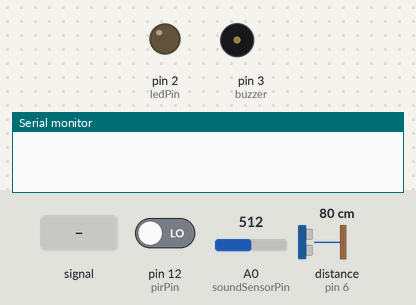
Simulated run of this sketch. Board: Arduino Uno, built with avr-gcc and run on an emulated ATmega328P. Parts: output pins drawn as LEDs (lit = HIGH), buzzer (waves = sounding, pin HIGH), the last lines printed to the serial monitor. Dashed ring = blinking. The inputs (shaded band) are chosen by the test bench; at power-on: pin 12 (pirPin) LOW, A0 (soundSensorPin) = 512, distance to the obstacle (sensor on pin 6) 80 cm. The echo pulse lasts 58.3 µs per cm; the modem accepts every AT command (registered, SIM ready, sends succeed) and sends nothing else; pins used as bus, display or sensor lines are not drawn.

Above: at 6.2 s.
6.3 s: A0 (soundSensorPin) fed a 1000 Hz sine of ±255 counts around its level
At 9.3 s:
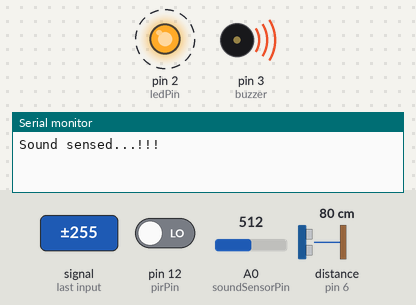
10.3 s: pin 12 (pirPin) driven HIGH
At 10.9 s:
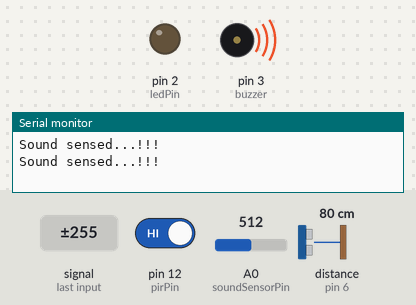
13.3 s: pin 12 (pirPin) driven LOW
At 16.2 s:
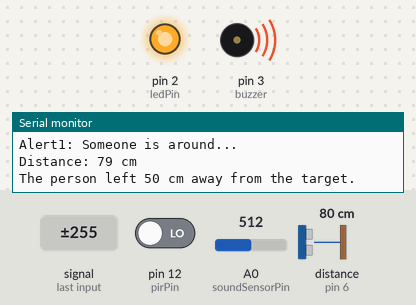
16.9 s: A0 (soundSensorPin) set to 306
At 17.9 s:
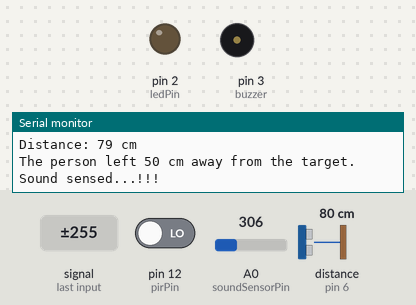
18.4 s: A0 (soundSensorPin) set to 515
20.2 s: A0 (soundSensorPin) set to 541
At 21.8 s:
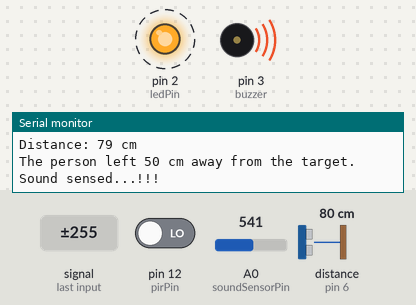
Timing chart, 0 to 25.2 s (numbered marks = the images above; inputs shaded):
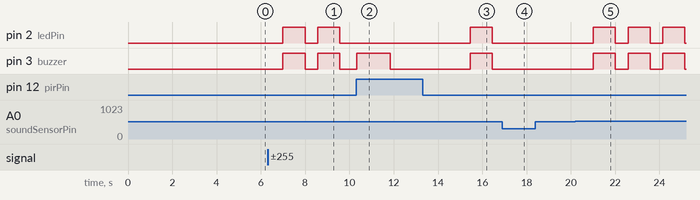

Measured:
- the behaviour switches between 533 and 534 on A0 (soundSensorPin) (found by bisection; images 4 and 5)
- after the input at 6.3 s, pin 2 (ledPin), pin 3 (buzzer): alternates HIGH for 1.0 s and LOW for 0.57 s, starting after 0.70 s
- after the input at 10.3 s, pin 2 (ledPin): stays LOW (without the input it goes to HIGH after 0.84 s)
- after the input at 13.3 s, pin 2 (ledPin): LOW → HIGH after 2.1 s, → LOW 1.0 s later
- after the input at 16.9 s, pin 2 (ledPin), pin 3 (buzzer): stays LOW (without the input it goes to HIGH after 0.12 s)
- after the input at 18.4 s, every drawn part: stays the same
- after the input at 20.2 s, pin 2 (ledPin), pin 3 (buzzer): alternates HIGH for 1.0 s and LOW for 0.57 s, starting after 0.81 s

The sketch:

sound_motion.ino
```cpp
#include <SoftwareSerial.h>
SoftwareSerial mysim(10, 11);  // GSM modem pins

String smstextsound;
String smstextultra;
String smstextmotion;

const int soundSensorPin = A0; // Sound sensor pin
const int pirPin = 12;         // Motion sensor pin
const int trigPin = 5;         // Ultrasonic sensor trig pin
const int echoPin = 6;         // Ultrasonic sensor echo pin
const int buzzer = 3;          // Buzzer pin
const int ledPin = 2;          // LED pin

int motion;
long duration;
int distance;
bool objectDetected = false;

unsigned long lastSoundTime = 0;
unsigned long lastMotionTime = 0;
const unsigned long soundInterval = 1000;  // Interval between sound checks in milliseconds
const unsigned long motionInterval = 200;  // Interval between motion checks in milliseconds

void setup() {
  pinMode(pirPin, INPUT);
  pinMode(trigPin, OUTPUT);
  pinMode(echoPin, INPUT);
  pinMode(buzzer, OUTPUT);
  pinMode(ledPin, OUTPUT);
  digitalWrite(buzzer, LOW);
  digitalWrite(ledPin, LOW);
  Serial.begin(9600);
  mysim.begin(9600);
  delay(5000);
}

void loop() {
  unsigned long currentMillis = millis();

  // Sound Sensor Check
  if (currentMillis - lastSoundTime >= soundInterval) {
    lastSoundTime = currentMillis;
    int sensorValue = readSoundSensor();
    if (sensorValue > 533) {
      handleSoundDetected();
    }
  }

  // Motion Sensor Check
  if (currentMillis - lastMotionTime >= motionInterval) {
    lastMotionTime = currentMillis;
    motion = readMotionSensor();
    if (motion) {
      handleMotionDetected();
    }
  }
}

int readSoundSensor() {
  return analogRead(soundSensorPin);
}

int readMotionSensor() {
  return digitalRead(pirPin);
}

void handleSoundDetected() {
  digitalWrite(buzzer, HIGH);
  digitalWrite(ledPin, HIGH);
  delay(1000);
  digitalWrite(buzzer, LOW);
  digitalWrite(ledPin, LOW);
  smstextsound = "\nSound sensed...!!!";
  sendSMS(smstextsound);
  Serial.println(smstextsound);
}

void handleMotionDetected() {
  objectDetected = true;
  smstextmotion = "\nAlert1: Someone is around...";
  digitalWrite(buzzer, HIGH);
  delay(1500);
  digitalWrite(buzzer, LOW);
  delay(2000);
  sendSMS(smstextmotion);
  Serial.println(smstextmotion);

  digitalWrite(trigPin, LOW);
  delayMicroseconds(2);
  digitalWrite(trigPin, HIGH);
  delayMicroseconds(10);
  digitalWrite(trigPin, LOW);

  duration = pulseIn(echoPin, HIGH);
  distance = duration * 0.034 / 2;

  Serial.print("Distance: ");
  Serial.print(distance);
  Serial.println(" cm");

  if (distance <= 50) {
    smstextultra = "\nAlert2: The person is 50 cm closer to the target...";
    digitalWrite(buzzer, HIGH);
    delay(1000);
    digitalWrite(buzzer, LOW);
    delay(1000);
    sendSMS(smstextultra);
    Serial.println(smstextultra);
    digitalWrite(ledPin, HIGH);
  } else if (objectDetected && distance > 50) {
    objectDetected = false;
    Serial.println("The person left 50 cm away from the target.");
    digitalWrite(ledPin, LOW);
  }
}

void sendSMS(String message) {
  mysim.print("AT+CMGF=1\r");
  delay(100);
  mysim.println("AT + CMGS = \"+2347069254588\"");
  delay(100);
  mysim.println(message);
  delay(100);
  mysim.println((char)26);
  delay(100);
  mysim.println();
  delay(100);
}

void updateSerial() {
  while (Serial.available()) {
    mysim.write(Serial.read());
  }
  while (mysim.available()) {
    Serial.write(mysim.read());
  }
}
```
